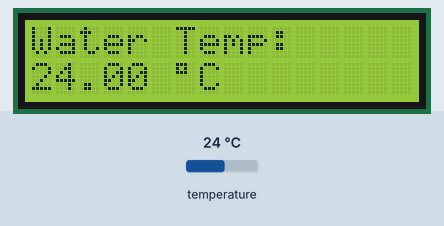
Recording of a program running on a simulated Arduino Uno, built with avr-gcc and run on an emulated ATmega328P. On the bench: 16×2 character LCD. The inputs (shaded band) are chosen by the test bench; at power-on: temperature 24 °C. What the program prints to the serial monitor is not drawn.

Above: at 2.2 s.
2.3 s: temperature set to 12 °C
At 4.3 s:
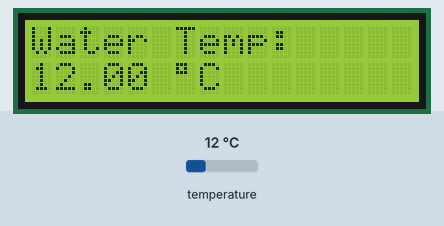
4.6 s: temperature set to 19 °C
At 6.0 s:
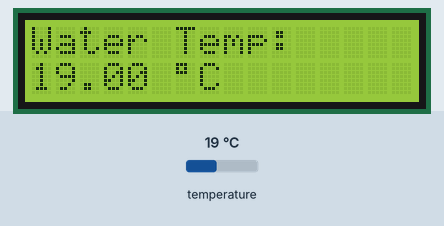
6.6 s: temperature set to 28 °C
At 7.5 s:
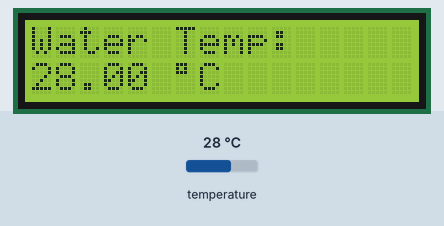
Timing chart, 0 to 9.6 s (numbered marks = the images above; inputs shaded):
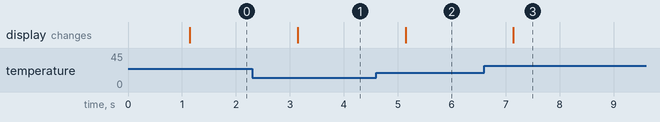

Measured:
- after the input at 2.3 s, the display: changes after 0.84 s (image 1)
- after the input at 4.6 s, the display: changes after 0.54 s (image 2)
- after the input at 6.6 s, the display: changes after 0.54 s (image 3)

The program:

main.cpp
```cpp
#include <Arduino.h>
#include <Wire.h>
#include <LiquidCrystal_I2C.h>
#include <OneWire.h>
#include <DallasTemperature.h>

// --- Hardware Mapping ---
#define ONE_WIRE_BUS 2 // The digital pin connected to the DS18B20 Yellow Data Wire

// --- Object Instantiation ---
OneWire oneWire(ONE_WIRE_BUS);
DallasTemperature sensors(&oneWire);
LiquidCrystal_I2C lcd(0x27, 16, 2); // Standard I2C address 0x27 for a 16x2 display

// --- Deterministic Execution Variables ---
unsigned long previousMillis = 0;
const long pollingInterval = 1000; // Update the screen and fetch data every 1 second
float currentTempC = 0.0; // Global variable to hold the latest valid data

void setup() {
  Serial.begin(9600);

  // 1. Initialize Display
  lcd.init();
  lcd.backlight();
  lcd.setCursor(0, 0);
  lcd.print("Booting Core...");

  // 2. Initialize Sensor Bus
  sensors.begin();

  // 3. The Low-Latency Configuration (Crucial for MVP Performance)
  // This tells the sensor to calculate temperature in the background without pausing the Arduino
  sensors.setWaitForConversion(false);

  // Set to 12-bit resolution for maximum precision (0.0625°C increments)
  sensors.setResolution(12);

  // Send the very first background request before the loop starts
  sensors.requestTemperatures();

  delay(1000); // Allow hardware to stabilize
  lcd.clear();
}

void loop() {
  unsigned long currentMillis = millis();

  // Execute this block strictly every 1000ms without blocking the processor
  if (currentMillis - previousMillis >= pollingInterval) {
    previousMillis = currentMillis;

    // 1. Data Retrieval: Pull the temperature calculated during the LAST 1000ms
    // Index 0 refers to the first sensor on the wire.
    currentTempC = sensors.getTempCByIndex(0);

    // 2. Data Request: Tell the sensor to start calculating the NEXT temperature in the background
    sensors.requestTemperatures();

    // 3. Error Handling: The sensor returns -127.00 if the wire is disconnected
    if (currentTempC <= -100.0) {
      lcd.setCursor(0, 0);
      lcd.print("SENSOR FAULT!   ");
      lcd.setCursor(0, 1);
      lcd.print("Check Wiring.   ");
      Serial.println("ERR: DS18B20 Open Circuit Detected.");
    } else {
      // 4. Data Output to Screen
      lcd.setCursor(0, 0);
      lcd.print("Water Temp:     "); // Trailing spaces clear old characters

      lcd.setCursor(0, 1);
      lcd.print(currentTempC, 2); // Render to 2 decimal places
      lcd.print(" ");
      lcd.print((char)223); // Renders the physical degree symbol '°'
      lcd.print("C       ");

      // Output to Serial for logging
      Serial.print("Data Stream -> Temp: ");
      Serial.print(currentTempC, 4); // Serial outputs deeper precision
      Serial.println(" C");
    }
  }

  // Because we used setWaitForConversion(false) and millis(),
  // you can safely add other logic here (like reading a flow sensor or pressing buttons)
  // and the processor will respond instantly.
}
```
